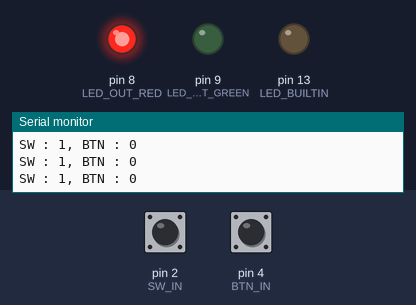
A sketch run on a simulated Arduino Uno, built with avr-gcc and run on an emulated ATmega328P. On the bench: output pins drawn as LEDs (lit = HIGH), the last lines printed to the serial monitor. Inputs (shaded band) come from the test bench; at power-on: pin 2 (SW_IN) HIGH, pin 4 (BTN_IN) LOW.

Above: at 1.2 s.
1.3 s: pin 2 (SW_IN) pulled LOW for 0.25 s
At 1.5 s:
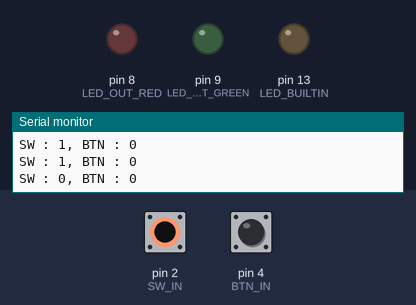
3.1 s: pin 4 (BTN_IN) pulled HIGH for 0.25 s
At 3.3 s:
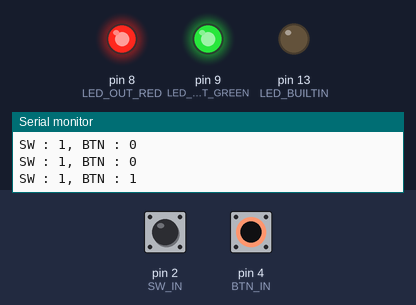
4.9 s: pin 4 (BTN_IN) pulled HIGH for 3.2 s
At 8.9 s:
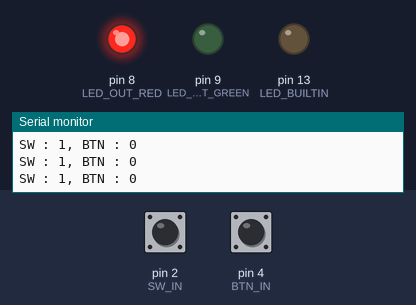
9.7 s: pin 2 (SW_IN) pulled LOW for 3.2 s
At 10.2 s:
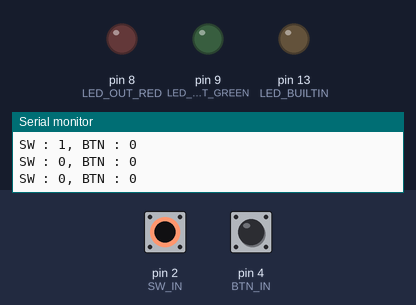
14.5 s: pin 2 (SW_IN) driven LOW and pin 4 (BTN_IN) driven HIGH
At 15.3 s:
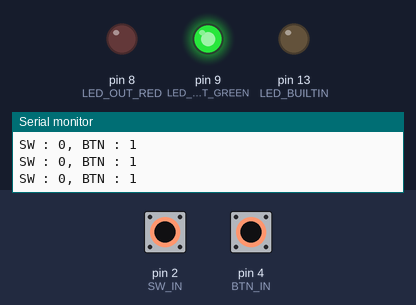
Timing chart, 0 to 17.1 s (numbered marks = the images above; inputs shaded):
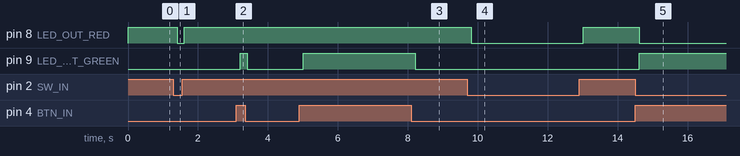

Measured:
- after the input at 1.3 s, pin 8 (LED_OUT_RED): HIGH → LOW after 0.10 s, → HIGH 0.20 s later
- after the input at 3.1 s, pin 9 (LED_OUT_GREEN): LOW → HIGH after 0.10 s, → LOW 0.20 s later
- after the input at 4.9 s, pin 9 (LED_OUT_GREEN): LOW → HIGH after 0.11 s, → LOW 3.2 s later
- after the input at 9.7 s, pin 8 (LED_OUT_RED): HIGH → LOW after 0.11 s, → HIGH 3.2 s later
- after the input at 14.5 s, pin 8 (LED_OUT_RED): HIGH → LOW after 0.12 s; pin 9 (LED_OUT_GREEN): LOW → HIGH after 0.12 s

The sketch:

Digital.ino
```cpp
// C++ code
//
#define LED_OUT_RED 8
#define LED_OUT_GREEN 9
#define SW_IN 2
#define BTN_IN 4
int val_sw = 0;
int val_btn = 0;
void led_out(int pin)
{
  digitalWrite(pin, HIGH);
  delay(500);
  digitalWrite(pin, LOW);
  delay(500);
}

void setup()
{
  Serial.begin(9600);
  pinMode(LED_BUILTIN, OUTPUT);
  pinMode(LED_OUT_RED, OUTPUT);
  pinMode(LED_OUT_GREEN, OUTPUT);
  pinMode(SW_IN, INPUT);
  pinMode(BTN_IN, INPUT);
}

void loop()
{
  val_sw = digitalRead(SW_IN);
  digitalWrite(LED_OUT_RED, val_sw);
  val_btn = digitalRead(BTN_IN);
  digitalWrite(LED_OUT_GREEN, val_btn);
  Serial.print("SW : ");
  Serial.print(val_sw);
  Serial.print(", BTN : ");
  Serial.print(val_btn);
  Serial.println();
  delay(200);
  //led_out(LED_BUILTIN);
  //led_out(LED_OUT_RED);
  //led_out(LED_OUT_GREEN);
}
```
